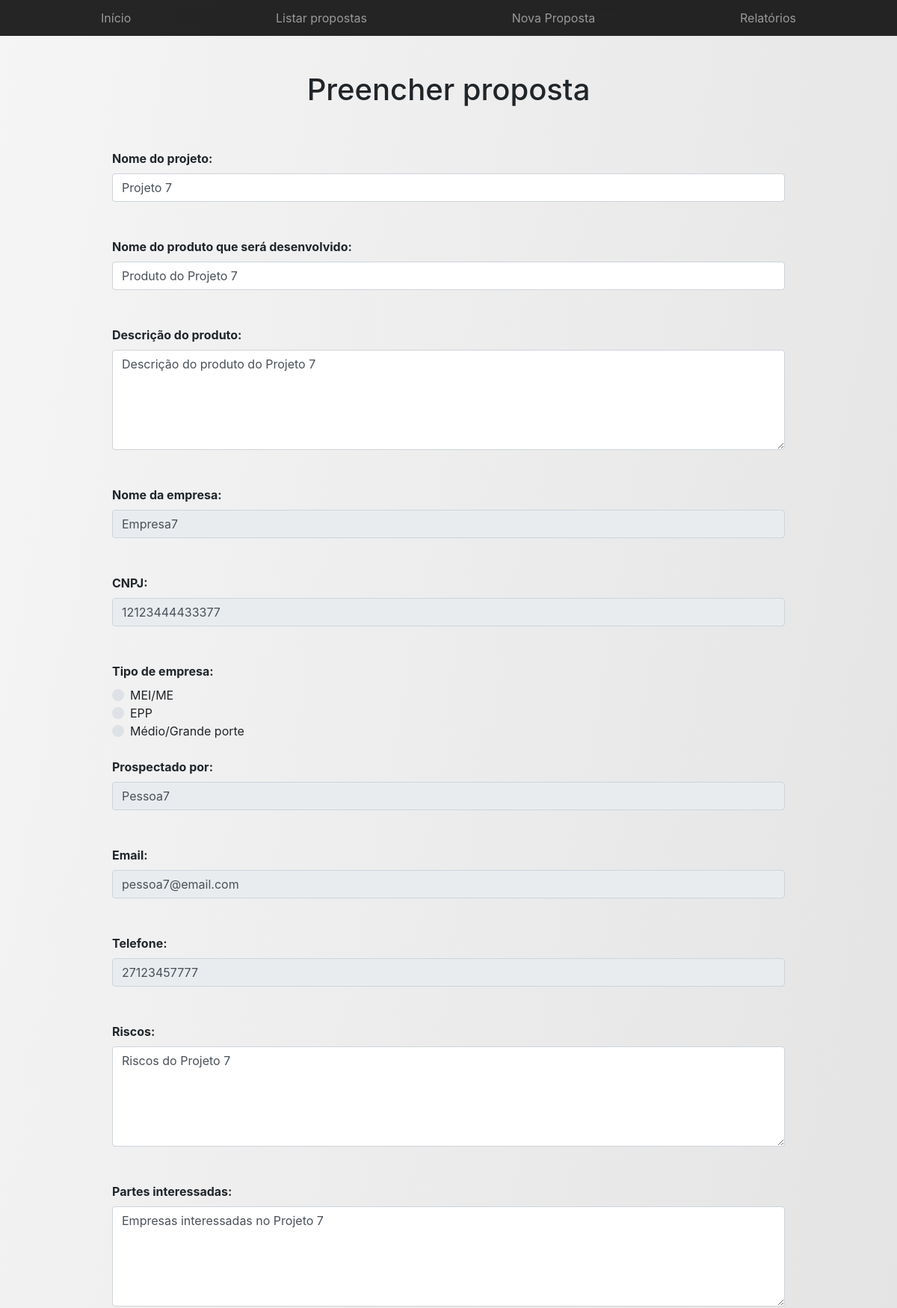
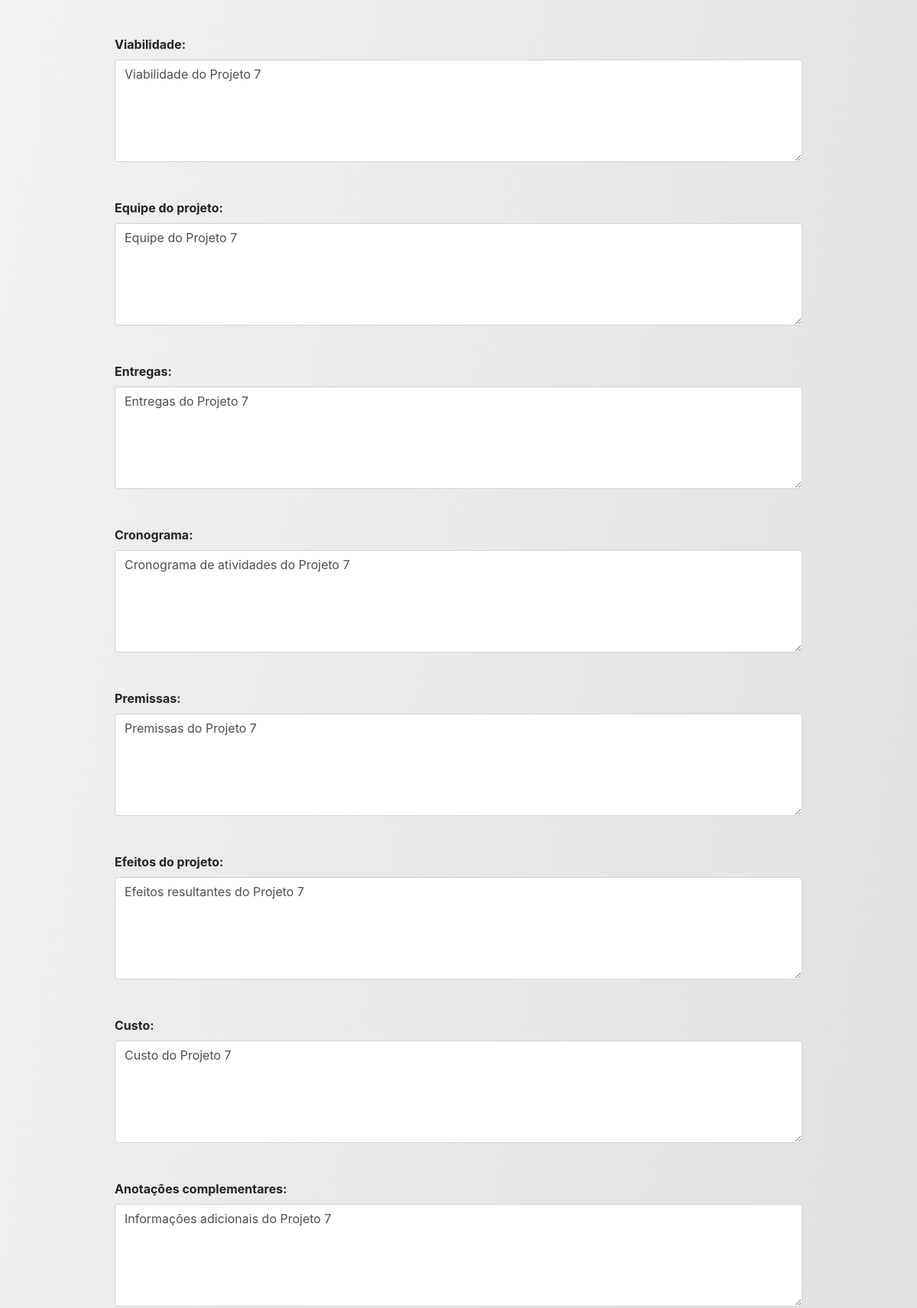
Screenshot of /spp_ifes/edit_formulario.php?id=7 (upper part) with the database file from the repository (2 pictures, top to bottom).
### tables this page shows
CREATE TABLE IF NOT EXISTS `projeto` (
  `id_projeto` int(11) NOT NULL AUTO_INCREMENT,
  `viabilidade` varchar(2000) DEFAULT NULL,
  `efeitos` varchar(2000) DEFAULT NULL,
  `equipe` varchar(2000) DEFAULT NULL,
  `nome_projeto` varchar(100) DEFAULT NULL,
  `riscos` varchar(2000) DEFAULT NULL,
  `entregas` varchar(2000) DEFAULT NULL,
  `premissas` varchar(2000) DEFAULT NULL,
  `cronograma` varchar(2000) DEFAULT NULL,
  `custo` varchar(2000) DEFAULT NULL,
  `interessados` varchar(2000) DEFAULT NULL,
  `anotacoes_complementares` varchar(2000) DEFAULT NULL,
  `id_empresa` int(11) DEFAULT NULL,
  `id_pessoa` int(11) DEFAULT NULL,
  PRIMARY KEY (`id_projeto`),
  KEY `FK_PROJETO_1` (`id_empresa`),
  KEY `FK_PROJETO_2` (`id_pessoa`)
);

CREATE TABLE IF NOT EXISTS `produto` (
  `id_produto` int(11) NOT NULL AUTO_INCREMENT,
  `nome_produto` varchar(450) DEFAULT NULL,
  `descricao_produto` varchar(4000) DEFAULT NULL,
  `id_projeto` int(11) DEFAULT NULL,
  PRIMARY KEY (`id_produto`),
  KEY `FK_PRODUTO_1` (`id_projeto`)
);

CREATE TABLE IF NOT EXISTS `empresa` (
  `id_empresa` int(11) NOT NULL AUTO_INCREMENT,
  `nome_empresa` varchar(100) DEFAULT NULL,
  `cnpj` varchar(14) DEFAULT NULL,
  `tipo_empresa` varchar(50) DEFAULT NULL,
  PRIMARY KEY (`id_empresa`)
);

CREATE TABLE IF NOT EXISTS `pessoa` (
  `id_pessoa` int(11) NOT NULL AUTO_INCREMENT,
  `nome_pessoa` varchar(100) DEFAULT NULL,
  `telefone` varchar(11) DEFAULT NULL,
  `email` varchar(100) DEFAULT NULL,
  PRIMARY KEY (`id_pessoa`)
);

### spp_ifes/sql_edit_formulario.php (called while the page is built, shortened)
<?php
$id = filter_input(INPUT_GET, 'id', FILTER_SANITIZE_NUMBER_INT);
$conn = connect();
$result_all = "SELECT *
FROM PROJETO P
INNER JOIN EMPRESA E
ON P.id_empresa = E.id_empresa
INNER JOIN PESSOA PS
ON P.id_pessoa = PS.id_pessoa
INNER JOIN PRODUTO PD
ON P.id_projeto = PD.id_projeto
WHERE P.id_projeto = $id";
$resultado_all = mysqli_query($conn, $result_all);
$row = mysqli_fetch_assoc($resultado_all);
?>

### spp_ifes/edit_formulario.php (the view, shortened to what this page needs)
<?php
include_once("sql_edit_formulario.php");
?>
<!DOCTYPE html>
<html lang="pt-br">
	<head>
		<link rel="stylesheet" href="css/bootstrap.css" rel="stylesheet">
		<link href="css/product.css" rel="stylesheet">
	</head>
	<body id="grad1">
		<nav class="site-header sticky-top py-1">
			<div class="container d-flex flex-column flex-md-row justify-content-between">
				<a class="py-2 d-none d-md-inline-block" href="index.html">Início</a>
				<a class="py-2 d-none d-md-inline-block" href="listar.php">Listar propostas</a>
				<a class="py-2 d-none d-md-inline-block"href="cadastrar.php">Nova Proposta</a>
				<a class="py-2 d-none d-md-inline-block" href="#">Relatórios</a>
			</div>
		</nav>
		<div class="container">
			<div class="py-5 text-center">
				<h1>Preencher proposta</h1>
			</div>
			<form method="POST" action="proc_edit_formulario.php">
				<div class="col-md-12 mb-3">
					<label><b>Nome do projeto: </b></label><br>
					<input type="text" class="form-control" name="nome_projeto" placeholder="Digite o nome completo" value="<?php echo utf8_encode($row['nome_projeto']); ?>"><br><br>
					<label><b>Nome do produto que será desenvolvido: </b></label><br>
					<input type="text" class="form-control" name="nome_produto" placeholder="Digite o nome completo" value="<?php echo utf8_encode($row['nome_produto']); ?>"><br><br>
					<label><b>Descrição do produto: </b></label><br>
					<textarea type="text" class="form-control" name="descricao_produto" rows="5" cols="80" /><?php echo utf8_encode($row['descricao_produto']); ?></textarea><br><br>
					<label><b>Nome da empresa: </b></label><br>
					<input type="text" class="form-control" name="nome_empresa" readonly="readonly" value="<?php echo utf8_encode($row['nome_empresa']); ?>"><br><br>
					<label><b>CNPJ: </b></label><br>
					<input type="text" class="form-control" name="cnpj" readonly="readonly" value="<?php echo utf8_encode($row['cnpj']); ?>"><br><br>
					<label><b>Tipo de empresa: </b></label><br>
					<div class="custom-control custom-radio">
						<label class="custom-control-label" for="MEI/ME" value="MEI/ME" <?php echo (utf8_encode($row['tipo_empresa'])=='MEI/ME')?'checked':'' ?>>MEI/ME</label> <br>
					</div>
					<div class="custom-control custom-radio">
						<label class="custom-control-label" for="EPP" value="EPP"<?php echo (utf8_encode($row['tipo_empresa'])=='EPP')?'checked':'' ?>>EPP</label> <br>
					</div>
					<div class="custom-control custom-radio">
						<label class="custom-control-label" for="Médio/Grande porte" value="Médio/Grande porte"<?php echo (utf8_encode($row['tipo_empresa'])=='Médio/Grande porte')?'checked':'' ?>>Médio/Grande porte</label> <br><br>
					</div>
					<label><b>Prospectado por: </b></label><br>
					<input type="text" class="form-control" name="nome_pessoa" readonly="readonly" value="<?php echo utf8_encode($row['nome_pessoa']); ?>"><br><br>
					<label><b>Email: </b></label><br>
					<input type="email" class="form-control" name="email" readonly="readonly" value="<?php echo utf8_encode($row['email']); ?>"><br><br>
					<label><b>Telefone: </b></label><br>
					<input type="text" class="form-control" name="telefone" readonly="readonly" value="<?php echo utf8_encode($row['telefone']); ?>"><br><br>
					<label><b>Riscos: </b></label><br>
					<textarea type="text" class="form-control" name="riscos" rows="5" cols="80" /><?php echo utf8_encode($row['riscos']); ?></textarea><br><br>
					<label><b>Partes interessadas: </b></label><br>
					<textarea type="text" class="form-control" name="interessados" rows="5" cols="80" /><?php echo utf8_encode($row['interessados']); ?></textarea><br><br>
					<label><b>Viabilidade: </b></label><br>
					<textarea type="text" class="form-control" name="viabilidade" rows="5" cols="80" /><?php echo utf8_encode($row['viabilidade']); ?></textarea><br><br>
					<label><b>Equipe do projeto: </b></label><br>
					<textarea type="text" class="form-control" name="equipe" rows="5" cols="80" /><?php echo utf8_encode($row['equipe']); ?></textarea><br><br>
					<label><b>Entregas: </b></label><br>
					<textarea type="text" class="form-control" name="entregas" rows="5" cols="80" /><?php echo utf8_encode($row['entregas']); ?></textarea><br><br>
					<label><b>Cronograma: </b></label><br>
					<textarea type="text" class="form-control" name="cronograma" rows="5" cols="80" /><?php echo utf8_encode($row['cronograma']); ?></textarea><br><br>
					<label><b>Premissas: </b></label><br>
					<textarea type="text" class="form-control" name="premissas" rows="5" cols="80" /><?php echo utf8_encode($row['premissas']); ?></textarea><br><br>
					<label><b>Efeitos do projeto: </b></label><br>
					<textarea type="text" class="form-control" name="efeitos" rows="5" cols="80" /><?php echo utf8_encode($row['efeitos']); ?></textarea><br><br>
					<label><b>Custo: </b></label><br>
					<textarea type="text" class="form-control" name="custo" rows="5" cols="80" /><?php echo utf8_encode($row['custo']); ?></textarea><br><br>
					<label><b>Anotações complementares: </b></label><br>
					<textarea type="text" class="form-control" name="anotacoes_complementares" rows="5" cols="80" /><?php echo utf8_encode($row['anotacoes_complementares']); ?></textarea><br><br>
				</div>
			</form>
		</div>
	</body>
</html>

### spp_ifes/css/product.css (style rules this page uses)
.container { max-width: 960px; }
.site-header { background-color: rgba(0, 0, 0, .85); -webkit-backdrop-filter: saturate(180%) blur(20px); backdrop-filter: saturate(180%) blur(20px); }
.site-header a { color: #999; transition: ease-in-out color .15s; }

### spp_ifes/edit_formulario.php (style rules this page uses)
#grad1 { height: 100%; background-color: #F5F5F5; background-image: linear-gradient(100deg,#F5F5F5,#E0E0E0); }

### rows the page displays
projeto: nome_projeto "Projeto 7", nome_produto "Produto do Projeto 7", descricao_produto "Descrição do produto do Projeto 7", nome_empresa "Empresa7", cnpj "12123444433377", nome_pessoa "Pessoa7", email "pessoa7@email.com", telefone "27123457777", riscos "Riscos do Projeto 7", interessados "Empresas interessadas no Projeto 7", viabilidade "Viabilidade do Projeto 7", equipe "Equipe do Projeto 7", entregas "Entregas do Projeto 7", cronograma "Cronograma de atividades do Projeto 7", premissas "Premissas do Projeto 7", efeitos "Efeitos resultantes do Projeto 7", custo "Custo do Projeto 7", anotacoes_complementares "Informações adicionais do Projeto 7"
